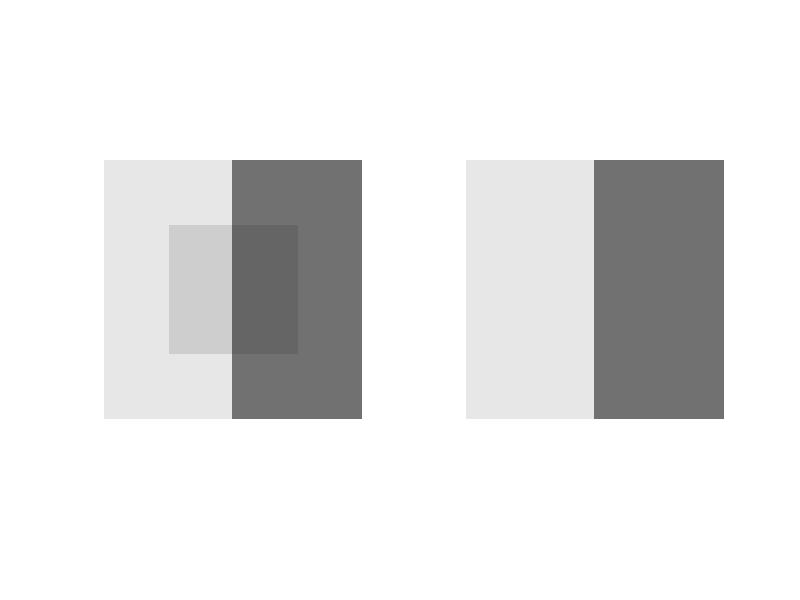

Write MATLAB code to recreate this figure.
%   The Image Segmentation demo code was written by Kun Zhan, Jinhui Shi, Haibo Wang
%   $Revision: 1.0.0.0 $  $Date: 2016/04/06 $ 11:05:38 $

%   Reference:
%   K Zhan, J Shi, H Wang, Y Xie, Q Li,
%   "Computational Mechanisms of
%   Pulse-Coupled Neural Networks: A Comprehensive Review," 
%   Archives of Computational Methods in Engineering, 2016.

close all; clear,figure
I = double(ones(256, 256))*230;
I(65:192, 65:192) = 205;
S = I;

S(:, 128:256) = S(:, 128:256)*0.5;
subplot(1,2,1), imshow(uint8(S))
%____________________________________
[r, c] = size(S);
Y = zeros(r,c); T = Y;
W = fspecial('gaussian',7,1);
F = S;
beta = 2;
Th = 255*ones(r,c);
dT = 1;
Vt = 400;
fire_num = 0;
n = 0;
while fire_num < r*c
    n = n + 1;
    L = imfilter(Y,W,'symmetric');
    Th = Th - dT + Vt*Y;
    fire = 1;
    while fire == 1
        Q = Y;
        U = F.*(1 + beta*L);
        Y = double(U > Th);
        if isequal(Q,Y);
            fire = 0;
        else
            L = imfilter(Y,W,'symmetric');
        end
    end
	T = T + n.*Y;
    fire_num = fire_num + sum(sum(Y));    
end
%____________________________________
T = 256 - T;
subplot(1,2,2), imshow(uint8(T))
% Io = S./T.*0.9; figure, imshow(uint8([I 255*Io]))